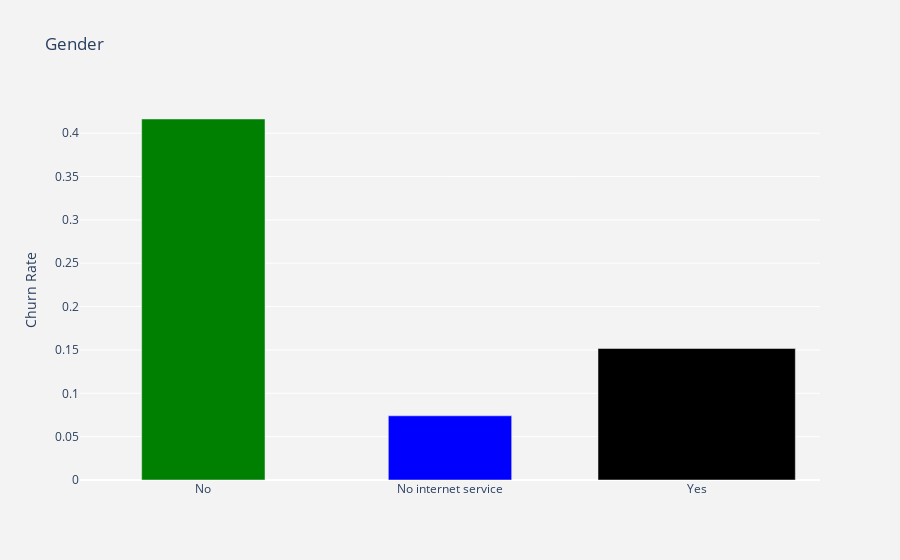

The code cell stored with this chart in its notebook:
### Markdown cell above
## Tech Support
Customers don’t use Tech Support are more like to churn (~25% difference).

### Code cell
df_plot = df_data.groupby('TechSupport').Churn.mean().reset_index()
plot_data = [
    go.Bar(
        x=df_plot['TechSupport'],
        y=df_plot['Churn'],
        width = [0.5, 0.5],
        marker=dict(
        color=['green', 'blue'])
    )
]
plot_layout = go.Layout(
        xaxis={"type": "category"},
        yaxis={"title": "Churn Rate"},
        title='Gender',
        plot_bgcolor  = 'rgb(243,243,243)',
        paper_bgcolor  = 'rgb(243,243,243)',
    )

fig = go.Figure(data=plot_data, layout=plot_layout)
pyoff.iplot(fig)

### Figure 1 — Plotly figure (JSON) as saved in the notebook; plotly's stock layout.template omitted (floating-point values rounded to 4 significant figures)
{"data": [{"marker": {"color": ["green", "blue"]}, "type": "bar", "width": [0.5, 0.5], "x": ["No", "No internet service", "Yes"], "y": [0.4164, 0.07405, 0.1517]}], "layout": {"autosize": true, "paper_bgcolor": "rgb(243,243,243)", "plot_bgcolor": "rgb(243,243,243)", "title": {"text": "Gender"}, "xaxis": {"autorange": true, "range": [-0.5, 2.5], "type": "category"}, "yaxis": {"autorange": true, "range": [0, 0.4383], "title": {"text": "Churn Rate"}, "type": "linear"}}}
